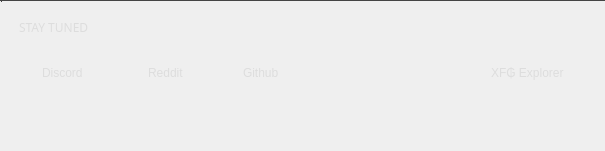
          <widget class="QGroupBox" name="ov_contactBox">
           <property name="sizePolicy">
            <sizepolicy hsizetype="Preferred" vsizetype="Preferred">
             <horstretch>0</horstretch>
             <verstretch>0</verstretch>
            </sizepolicy>
           </property>
           <property name="maximumSize">
            <size>
             <width>16777215</width>
             <height>160</height>
            </size>
           </property>
           <property name="styleSheet">
            <string notr="true">border-top: 1px solid #444;
</string>
           </property>
           <property name="title">
            <string/>
           </property>
           <layout class="QGridLayout" name="gridLayout_15">
            <property name="leftMargin">
             <number>18</number>
            </property>
            <property name="topMargin">
             <number>6</number>
            </property>
            <property name="rightMargin">
             <number>0</number>
            </property>
            <item row="2" column="4">
             <widget class="QPushButton" name="sm_redditButton">
              <property name="enabled">
               <bool>false</bool>
              </property>
              <property name="sizePolicy">
               <sizepolicy hsizetype="Fixed" vsizetype="Minimum">
                <horstretch>0</horstretch>
                <verstretch>0</verstretch>
               </sizepolicy>
              </property>
              <property name="minimumSize">
               <size>
                <width>0</width>
                <height>40</height>
               </size>
              </property>
              <property name="maximumSize">
               <size>
                <width>16777215</width>
                <height>40</height>
               </size>
              </property>
              <property name="styleSheet">
               <string notr="true">QPushButton {
color: #ddd;
background: transparent;

border: none;
text-align: left;
}

QPushButton:hover{
color: #ffcb00;
}</string>
              </property>
              <property name="text">
               <string/>
              </property>
             </widget>
            </item>
            <item row="0" column="0" colspan="5">
             <widget class="QLabel" name="title_contactUs">
              <property name="sizePolicy">
            <sizepolicy hsizetype="Preferred" vsizetype="Preferred">
                <horstretch>0</horstretch>
                <verstretch>0</verstretch>
               </sizepolicy>
              </property>
              <property name="minimumSize">
               <size>
                <width>0</width>
                <height>40</height>
               </size>
              </property>
              <property name="maximumSize">
               <size>
                <width>16777215</width>
                <height>40</height>
               </size>
              </property>
              <property name="font">
               <font>
                <family>Poppins</family>
               </font>
              </property>
              <property name="styleSheet">
               <string notr="true">color: #ddd;
background: transparent;


border: none;
text-align: left;
</string>
              </property>
              <property name="text">
               <string>STAY TUNED</string>
              </property>
             </widget>
            </item>
            <item row="1" column="5">
             <spacer name="horizontalSpacer_2">
              <property name="orientation">
               <enum>Qt::Horizontal</enum>
              </property>
              <property name="sizeHint" stdset="0">
               <size>
                <width>40</width>
                <height>20</height>
               </size>
              </property>
             </spacer>
            </item>
            <item row="1" column="0">
             <widget class="QLabel" name="m_depositsUnlockedTitle_9">
              <property name="sizePolicy">
               <sizepolicy hsizetype="Fixed" vsizetype="Minimum">
                <horstretch>0</horstretch>
                <verstretch>0</verstretch>
               </sizepolicy>
              </property>
              <property name="minimumSize">
               <size>
                <width>0</width>
                <height>40</height>
               </size>
              </property>
              <property name="maximumSize">
               <size>
                <width>16777215</width>
                <height>40</height>
               </size>
              </property>
              <property name="font">
               <font>
                <family>Poppins</family>
               </font>
              </property>
              <property name="styleSheet">
               <string notr="true">color: #ddd;
background: transparent;


border: none;
margin-left: 10px;</string>
              </property>
              <property name="text">
               <string/>
              </property>
              <property name="pixmap">
               <pixmap resource="../../resources.qrc">:/icons/discord</pixmap>
              </property>
             </widget>
            </item>
            <item row="2" column="3">
             <widget class="QLabel" name="m_redditIcon">
              <property name="sizePolicy">
               <sizepolicy hsizetype="Fixed" vsizetype="Minimum">
                <horstretch>0</horstretch>
                <verstretch>0</verstretch>
               </sizepolicy>
              </property>
              <property name="minimumSize">
               <size>
                <width>0</width>
                <height>40</height>
               </size>
              </property>
              <property name="maximumSize">
               <size>
                <width>16777215</width>
                <height>40</height>
               </size>
              </property>
              <property name="font">
               <font>
                <family>Poppins</family>
               </font>
              </property>
              <property name="styleSheet">
               <string notr="true">color: #ddd;
background: transparent;


border: none;</string>
              </property>
              <property name="text">
               <string/>
              </property>
              <property name="pixmap">
               <pixmap>:/icons/reddit</pixmap>
              </property>
             </widget>
            </item>
            <item row="1" column="2">
             <spacer name="horizontalSpacer">
              <property name="orientation">
               <enum>Qt::Horizontal</enum>
              </property>
              <property name="sizeHint" stdset="0">
               <size>
                <width>40</width>
                <height>20</height>
               </size>
              </property>
             </spacer>
            </item>
            <item row="1" column="6">
             <widget class="QLabel" name="githubIcon">
              <property name="sizePolicy">
               <sizepolicy hsizetype="Fixed" vsizetype="Minimum">
                <horstretch>0</horstretch>
                <verstretch>0</verstretch>
               </sizepolicy>
              </property>
              <property name="minimumSize">
               <size>
                <width>0</width>
                <height>40</height>
               </size>
              </property>
              <property name="maximumSize">
               <size>
                <width>16777215</width>
                <height>40</height>
               </size>
              </property>
              <property name="font">
               <font>
                <family>Poppins</family>
               </font>
              </property>
              <property name="styleSheet">
               <string notr="true">color: #ddd;
background: transparent;


border: none;</string>
              </property>
              <property name="text">
               <string/>
              </property>
              <property name="pixmap">
               <pixmap resource="../../resources.qrc">:/icons/github</pixmap>
              </property>
             </widget>
            </item>
            <item row="1" column="7">
             <widget class="QPushButton" name="sm_githubButton">
              <property name="sizePolicy">
               <sizepolicy hsizetype="Fixed" vsizetype="Minimum">
                <horstretch>0</horstretch>
                <verstretch>0</verstretch>
               </sizepolicy>
              </property>
              <property name="minimumSize">
               <size>
                <width>0</width>
                <height>40</height>
               </size>
              </property>
              <property name="maximumSize">
               <size>
                <width>16777215</width>
                <height>40</height>
               </size>
              </property>
              <property name="styleSheet">
               <string notr="true">QPushButton {
color: #ddd;
background: transparent;
padding-right: 180px;
border: none;
text-align: left;
}

QPushButton:hover{
color: #ffcb00;
}</string>
              </property>
              <property name="text">
               <string>Github</string>
              </property>
             </widget>
            </item>
            <item row="1" column="12">
             <widget class="QLabel" name="m_depositsUnlockedTitle_19">
              <property name="sizePolicy">
               <sizepolicy hsizetype="Fixed" vsizetype="Minimum">
                <horstretch>0</horstretch>
                <verstretch>0</verstretch>
               </sizepolicy>
              </property>
              <property name="minimumSize">
               <size>
                <width>0</width>
                <height>40</height>
               </size>
              </property>
              <property name="maximumSize">
               <size>
                <width>16777215</width>
                <height>40</height>
               </size>
              </property>
              <property name="font">
               <font>
                <family>Poppins</family>
               </font>
              </property>
              <property name="styleSheet">
               <string notr="true">color: #ddd;
background: transparent;


border: none;</string>
              </property>
              <property name="text">
               <string/>
              </property>
              <property name="pixmap">
               <pixmap resource="../../resources.qrc">:/icons/finex</pixmap>
              </property>
             </widget>
            </item>
            <item row="1" column="4">
             <widget class="QPushButton" name="sm_twitterButton">
              <property name="sizePolicy">
               <sizepolicy hsizetype="Fixed" vsizetype="Minimum">
                <horstretch>0</horstretch>
                <verstretch>0</verstretch>
               </sizepolicy>
              </property>
              <property name="minimumSize">
               <size>
                <width>0</width>
                <height>40</height>
               </size>
              </property>
              <property name="maximumSize">
               <size>
                <width>16777215</width>
                <height>40</height>
               </size>
              </property>
              <property name="styleSheet">
               <string notr="true">QPushButton {
color: #ddd;
background: transparent;

border: none;
text-align: left;
}

QPushButton:hover{
color: #ffcb00;
}</string>
              </property>
              <property name="text">
               <string>Reddit</string>
              </property>
             </widget>
            </item>
            <item row="1" column="13">
             <widget class="QPushButton" name="sm_finexButton">
              <property name="sizePolicy">
               <sizepolicy hsizetype="Fixed" vsizetype="Minimum">
                <horstretch>0</horstretch>
                <verstretch>0</verstretch>
               </sizepolicy>
              </property>
              <property name="minimumSize">
               <size>
                <width>0</width>
                <height>40</height>
               </size>
              </property>
              <property name="maximumSize">
               <size>
                <width>16777215</width>
                <height>40</height>
               </size>
              </property>
              <property name="styleSheet">
               <string notr="true">QPushButton {
color: #ddd;
background: transparent;

border: none;
text-align: left;
}

QPushButton:hover{
color: #ffcb00;
}</string>
              </property>
              <property name="text">
               <string>XF₲ Explorer</string>
              </property>
             </widget>
            </item>
            <item row="1" column="3">
             <widget class="QLabel" name="m_twitterIcon">
              <property name="sizePolicy">
               <sizepolicy hsizetype="Fixed" vsizetype="Minimum">
                <horstretch>0</horstretch>
                <verstretch>0</verstretch>
               </sizepolicy>
              </property>
              <property name="minimumSize">
               <size>
                <width>0</width>
                <height>40</height>
               </size>
              </property>
              <property name="maximumSize">
               <size>
                <width>16777215</width>
                <height>40</height>
               </size>
              </property>
              <property name="font">
               <font>
                <family>Poppins</family>
               </font>
              </property>
              <property name="styleSheet">
               <string notr="true">color: #ddd;
background: transparent;


border: none;</string>
              </property>
              <property name="text">
               <string/>
              </property>
              <property name="pixmap">
               <pixmap resource="../../resources.qrc">:/icons/twitter</pixmap>
              </property>
             </widget>
            </item>
            <item row="1" column="1">
             <widget class="QPushButton" name="sm_discordButton">
              <property name="sizePolicy">
               <sizepolicy hsizetype="Fixed" vsizetype="Minimum">
                <horstretch>0</horstretch>
                <verstretch>0</verstretch>
               </sizepolicy>
              </property>
              <property name="minimumSize">
               <size>
                <width>0</width>
                <height>40</height>
               </size>
              </property>
              <property name="maximumSize">
               <size>
                <width>16777215</width>
                <height>40</height>
               </size>
              </property>
              <property name="styleSheet">
               <string notr="true">QPushButton {
color: #ddd;
background: transparent;

border: none;
text-align: left;
}

QPushButton:hover{
color: #ffcb00;
}</string>
              </property>
              <property name="text">
               <string>Discord</string>
              </property>
             </widget>
            </item>
            <item row="2" column="9">
             <widget class="QLabel" name="m_depositsUnlockedTitle_18">
              <property name="sizePolicy">
               <sizepolicy hsizetype="Fixed" vsizetype="Minimum">
                <horstretch>0</horstretch>
                <verstretch>0</verstretch>
               </sizepolicy>
              </property>
              <property name="minimumSize">
               <size>
                <width>0</width>
                <height>40</height>
               </size>
              </property>
              <property name="maximumSize">
               <size>
                <width>16777215</width>
                <height>40</height>
               </size>
              </property>
              <property name="font">
               <font>
                <family>Poppins</family>
               </font>
              </property>
              <property name="styleSheet">
               <string notr="true">color: #ddd;
background: transparent;


border: none;</string>
              </property>
              <property name="text">
               <string/>
              </property>
             </widget>
            </item>
            <item row="1" column="14">
             <spacer name="horizontalSpacer_5">
              <property name="orientation">
               <enum>Qt::Horizontal</enum>
              </property>
              <property name="sizeHint" stdset="0">
               <size>
                <width>40</width>
                <height>20</height>
               </size>
              </property>
             </spacer>
            </item>
           </layout>
           <widget class="QLabel" name="m_totalPortfolioLabelUSD_3">
            <property name="geometry">
             <rect>
              <x>1</x>
              <y>1</y>
              <width>1</width>
              <height>1</height>
             </rect>
            </property>
            <property name="font">
             <font>
              <pointsize>-1</pointsize>
             </font>
            </property>
            <property name="styleSheet">
             <string notr="true">color: #ffcb00;
background: transparent;
font-size: 18px;
</string>
            </property>
            <property name="text">
             <string notr="true"/>
            </property>
            <property name="pixmap">
             <pixmap>:/icons/reddit.png</pixmap>
            </property>
           </widget>
          </widget>
